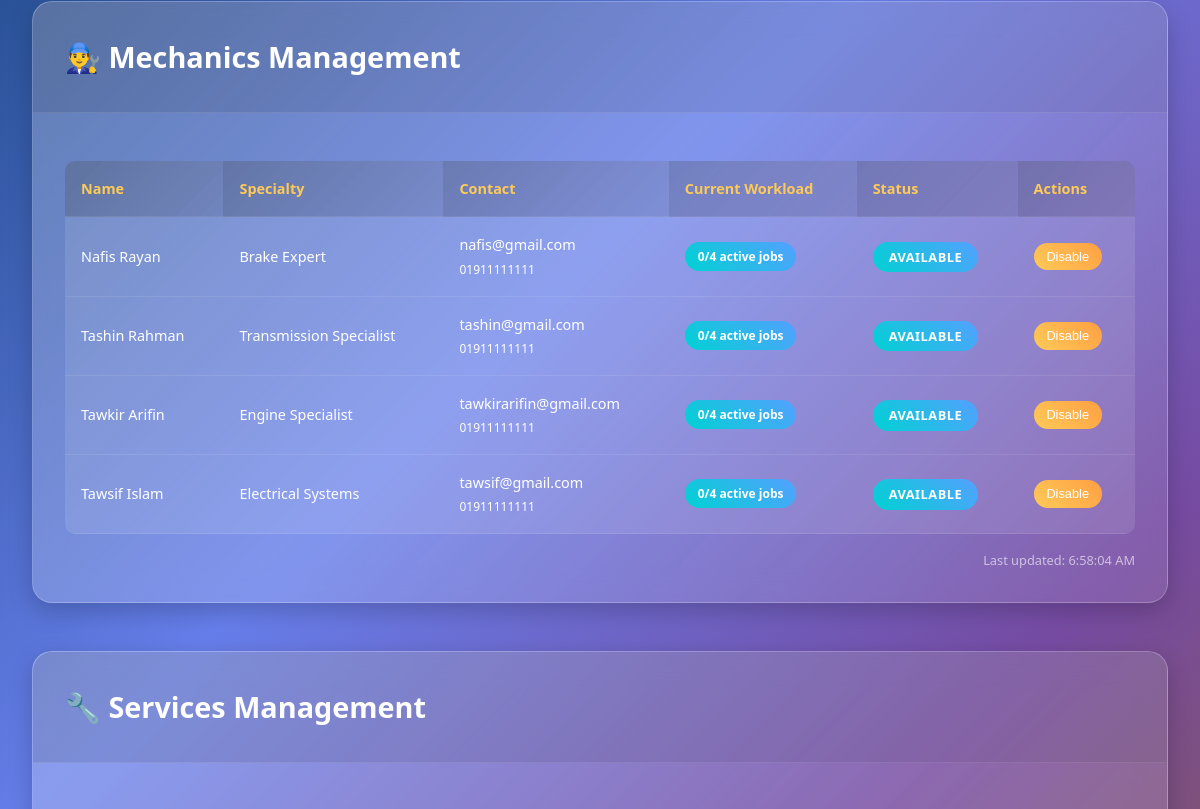
Page /admin_panel.php (signed in, middle part) on the earlier database version.
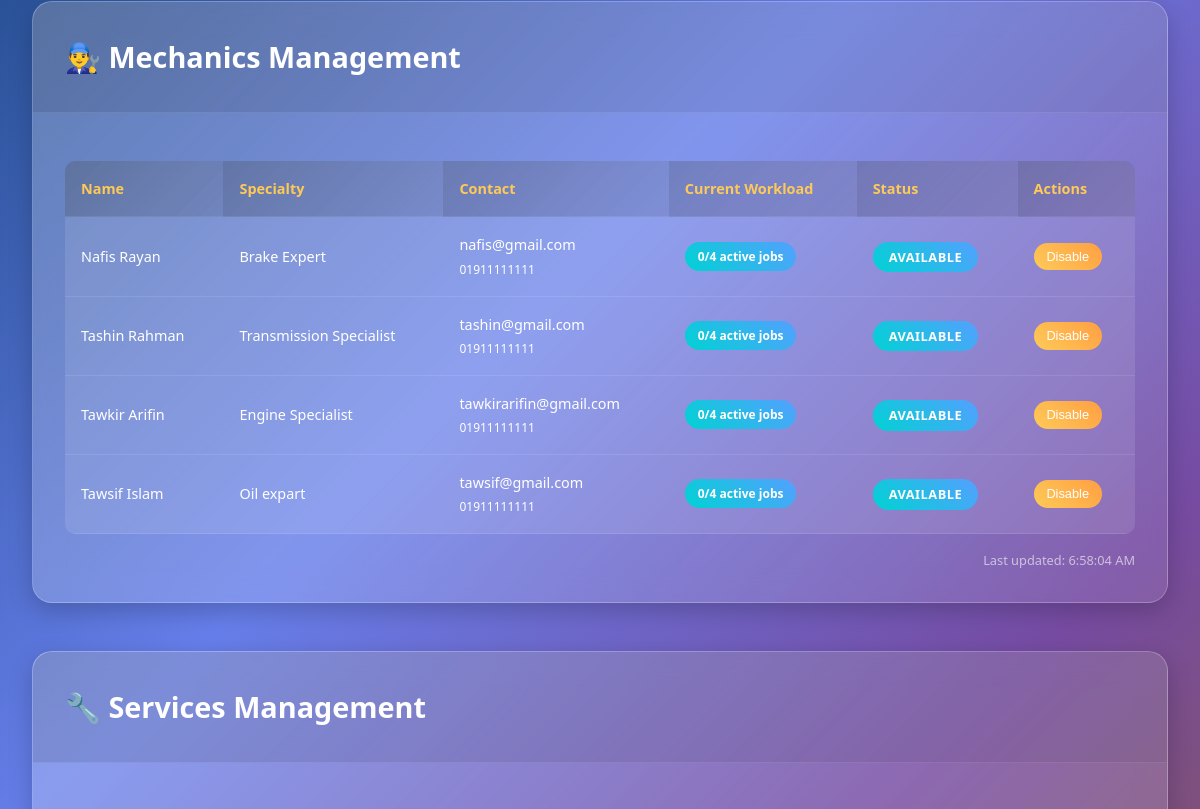
Same page on the later database version.
### tables this page shows
CREATE TABLE mechanics (
    id INT AUTO_INCREMENT PRIMARY KEY,
    name VARCHAR(100) NOT NULL,
    specialty VARCHAR(100) NOT NULL,
    email VARCHAR(100) NOT NULL,
    phone VARCHAR(20) NOT NULL,
    status ENUM('available', 'unavailable') DEFAULT 'available',
    current_orders INT DEFAULT 0,
    max_orders INT DEFAULT 4,
    created_at TIMESTAMP DEFAULT CURRENT_TIMESTAMP
);

### admin_panel.php (the view, shortened to what this page needs)
<?php
require_once 'config.php';
$stmt = $pdo->query("
    SELECT m.*,
           COALESCE(COUNT(b.id), 0) as current_orders
    FROM mechanics m
    LEFT JOIN bookings b ON m.id = b.mechanic_id
                        AND b.status IN ('pending', 'confirmed')
    GROUP BY m.id
    ORDER BY m.name ASC
");
$mechanics = $stmt->fetchAll();
?>
<!DOCTYPE html>
<html lang="en">
<head>
</head>
<body>
    <div class="container">
        <div class="admin-sections">
            <div class="section">
                <div class="section-header">
                    <h2>👨‍🔧 Mechanics Management</h2>
                </div>
                <div class="section-content">
                    <table class="table">
                        <thead>
                            <tr>
                                <th>Name</th>
                                <th>Specialty</th>
                                <th>Contact</th>
                                <th>Current Workload</th>
                                <th>Status</th>
                                <th>Actions</th>
                            </tr>
                        </thead>
                        <tbody id="mechanics-table">
                            <?php foreach ($mechanics as $mechanic): ?>
                                <?php
                                    $workload_class = 'low';
                                ?>
                                <tr data-mechanic-id="<?php echo $mechanic['id']; ?>">
                                    <td><?php echo htmlspecialchars($mechanic['name']); ?></td>
                                    <td><?php echo htmlspecialchars($mechanic['specialty']); ?></td>
                                    <td>
                                        <?php echo htmlspecialchars($mechanic['email']); ?><br>
                                        <small><?php echo htmlspecialchars($mechanic['phone']); ?></small>
                                    </td>
                                    <td>
                                        <span class="workload <?php echo $workload_class; ?>">
                                            <?php echo $mechanic['current_orders']; ?>/<?php echo $mechanic['max_orders']; ?> active jobs
                                        </span>
                                    </td>
                                    <td><span class="status <?php echo $mechanic['status']; ?>"><?php echo ucfirst($mechanic['status']); ?></span></td>
                                    <td>
                                        <form method="POST" class="form-inline">
                                            <button type="submit" class="btn <?php echo ($mechanic['status'] === 'available') ? 'btn-warning' : 'btn-success'; ?> btn-sm">
                                                <?php echo ($mechanic['status'] === 'available') ? 'Disable' : 'Enable'; ?>
                                            </button>
                                        </form>
                                    </td>
                                </tr>
                            <?php endforeach; ?>
                        </tbody>
                    </table>
                    <div class="last-updated">
                        Last updated: <span id="mechanics-last-updated"><?php echo date('g:i:s A'); ?></span>
                    </div>
                </div>
            </div>
            <div class="section">
                <div class="section-header">
                    <h2>🔧 Services Management</h2>
                </div>
                <div class="section-content">
                </div>
            </div>
        </div>
    </div>
</body>
</html>

Differences in the rows shown:
changed mechanics "Tawsif Islam": specialty "Electrical Systems" → "Oil expart"
